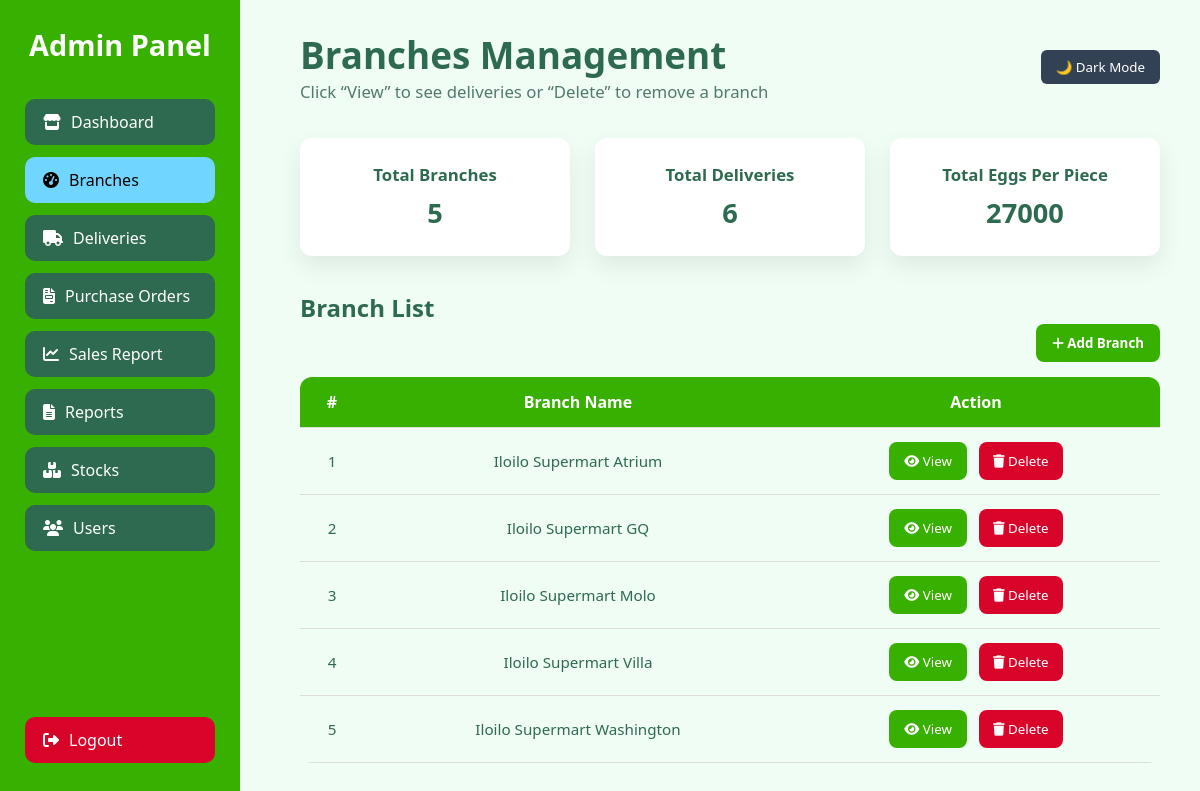
/branches.php, run on the app's committed database.
### tables this page shows
CREATE TABLE `branches` (
  `id` int(10) UNSIGNED NOT NULL,
  `branch_name` varchar(100) NOT NULL,
  `low_stock_threshold` int(10) UNSIGNED NOT NULL DEFAULT 100,
  `is_active` tinyint(1) NOT NULL DEFAULT 1,
  `created_at` datetime NOT NULL DEFAULT current_timestamp(),
  `updated_at` datetime NOT NULL DEFAULT current_timestamp() ON UPDATE current_timestamp()
);

### branches_backend.php (called while the page is built, shortened)
<?php
include __DIR__ . '/../includes/db.php';
$branches_result = $conn->query("SELECT * FROM branches ORDER BY branch_name ASC");
$branches = [];
while($row = $branches_result->fetch_assoc()){
    $branches[] = $row;
}
$total_deliveries = $conn->query("SELECT COUNT(*) t FROM deliveries")->fetch_assoc()['t'];
$total_eggs = $conn->query("SELECT SUM(big_trays*12 + small_trays*6) t FROM deliveries")->fetch_assoc()['t'];
?>

### branches.php (the view, shortened to what this page needs)
<?php include 'backend/branches_backend.php'; ?>
<!DOCTYPE html>
<html lang="en">
<head>
<link rel="stylesheet" href="https://cdnjs.cloudflare.com/ajax/libs/font-awesome/6.4.0/css/all.min.css">
</head>
<body>
<div class="wrapper">
<div class="sidebar">
    <h2>Admin Panel</h2>
    <a href="dashboard.php"><i class="fas fa-store"></i> Dashboard</a>
    <a href="branches.php" class="active"><i class="fas fa-tachometer-alt"></i> Branches</a>
    <a href="deliveries.php"><i class="fas fa-truck"></i> Deliveries</a>
    <a href="purchase_order.php"><i class="fas fa-file-invoice"></i> Purchase Orders</a>
    <a href="sales.php"><i class="fas fa-chart-line"></i> Sales Report</a>
    <a href="reports.php"><i class="fas fa-file-alt"></i> Reports</a>
    <a href="stocks.php"><i class="fas fa-boxes"></i> Stocks</a>
    <a href="users.php"><i class="fas fa-users"></i> Users</a>
    <a href="../index.html" class="logout"><i class="fas fa-sign-out-alt"></i> Logout</a>
</div>
<div class="main-content">
    <div class="header">
        <div>
            <h1>Branches Management</h1>
            <p>Click “View” to see deliveries or “Delete” to remove a branch</p>
        </div>
        <button id="darkToggle">🌙 Dark Mode</button>
    </div>
    <div class="cards">
        <div class="card-summary"><h3>Total Branches</h3><p><?= count($branches) ?></p></div>
        <div class="card-summary"><h3>Total Deliveries</h3><p><?= $total_deliveries ?></p></div>
        <div class="card-summary"><h3>Total Eggs Per Piece</h3><p><?= $total_eggs ?></p></div>
    </div>
    <div class="card">
        <h2>Branch List</h2>
        <div style="display:flex; justify-content:flex-end; margin-bottom:15px;">
            <button class="add-btn" onclick="openAddBranchModal()">
                <i class="fas fa-plus"></i> Add Branch
            </button>
        </div>
        <table>
            <tr><th>#</th><th>Branch Name</th><th>Action</th></tr>
            <?php $i=1; foreach($branches as $b): ?>
            <tr>
                <td><?= $i++ ?></td>
                <td><?= htmlspecialchars($b['branch_name']) ?></td>
                <td>
                    <button class="view-btn" onclick="openDeliveries(<?= $b['id'] ?>)">
                        <i class="fas fa-eye"></i> View
                    </button>
                    <button class="delete-btn" onclick="deleteBranch(<?= $b['id'] ?>)">
                        <i class="fas fa-trash"></i> Delete
                    </button>
                </td>
            </tr>
            <?php endforeach; ?>
        </table>
    </div>
</div>
</body>
</html>

### branches.php (style rules this page uses)
* { margin:0;padding:0;box-sizing:border-box;font-family:'Segoe UI',Tahoma,Verdana; }
body { background:#f0fdf4;color:#2d6a4f;transition:0.3s; }
.wrapper { display:flex;min-height:100vh; }
.sidebar { width:240px;background:#38b000;color:#fff;padding:25px;display:flex;flex-direction:column;justify-content:space-between;position:fixed;top:0;left:0;height:100vh; }
.sidebar h2 { text-align:center;font-size:1.8rem;margin-bottom:35px; }
.sidebar a { display:flex;align-items:center;gap:10px;padding:12px 18px;margin-bottom:12px;background:#2d6a4f;color:#fff;border-radius:10px;text-decoration:none;transition:0.3s; }
.sidebar a.active,.sidebar a:hover { background:#70d6ff;color:#000; }
.sidebar .logout { background:#d90429;margin-top:auto; }
.main-content { flex:1;padding:30px 40px;margin-left:260px; }
.header { display:flex;justify-content:space-between;align-items:center;margin-bottom:35px; }
.header h1 { font-size:2.3rem; }
.header p { font-size:1.05rem;color:#52796f; }
#darkToggle { padding:8px 15px;border:none;border-radius:6px;background:#334155;color:#fff;cursor:pointer; }
.cards { display:grid;grid-template-columns:repeat(auto-fit,minmax(220px,1fr));gap:25px;margin-bottom:35px; }
.card-summary { background:#fff;padding:25px;border-radius:12px;box-shadow:0 10px 25px rgba(0,0,0,0.08);text-align:center; }
.card-summary h3 { font-size:1.05rem;margin-bottom:8px; }
.card-summary p { font-size:1.7rem;font-weight:700; }
table { width:100%;border-collapse:collapse;border-radius:12px;overflow:hidden; }
th,td { padding:14px 12px;text-align:center;border-bottom:1px solid #ddd;font-size:0.95rem; }
th { background:#38b000;color:#fff;font-size:1rem; }
tr:nth-child(even) { background:#f0fdf4; }
.view-btn { background:#38b000;color:#fff;border:none;padding:10px 15px;border-radius:8px;cursor:pointer;transition:0.3s; }
.delete-btn { background:#d90429;color:#fff;border:none;padding:10px 14px;border-radius:8px;cursor:pointer;margin-left:8px;transition:0.3s; }
.add-btn { background:#38b000;color:#fff;border:none;padding:10px 16px;border-radius:8px;cursor:pointer;font-weight:600;transition:0.3s; }

### data on the page
branches: branch_name "Iloilo Supermart Atrium"
branches: branch_name "Iloilo Supermart GQ"
branches: branch_name "Iloilo Supermart Molo"
branches: branch_name "Iloilo Supermart Villa"
branches: branch_name "Iloilo Supermart Washington"

### other printed values
count($branches) "5"
$total_deliveries "6"
$total_eggs "27000"
